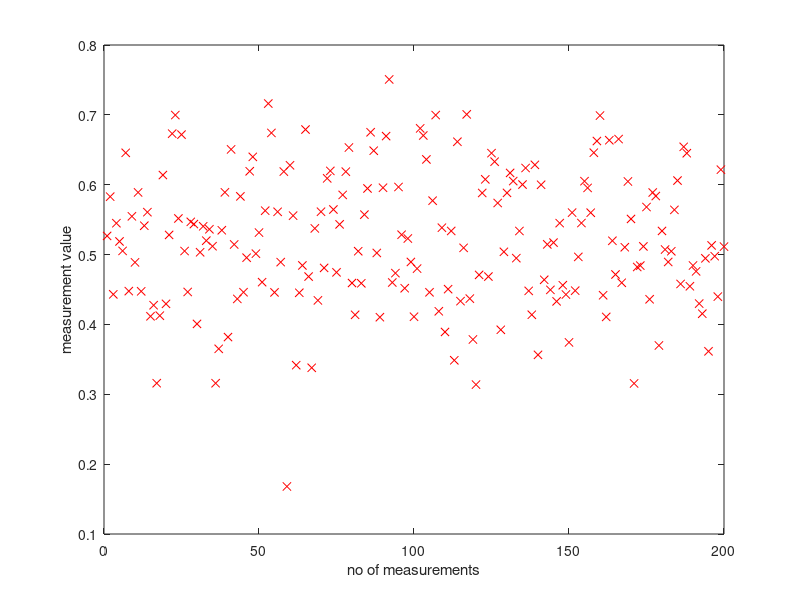

This chart was generated by the following MATLAB code: (Note: this script raises an error after producing the figure.)
clc; clear all;

z = load('./measurements.txt');

plot(z,'xr');
xlabel('no of measurements');
ylabel('measurement value');

true_value = 0.512 * ones(1,length(z));

%std.dev of measurements noise
R = std(z - 0.512);

u = 1;
A = 1;
B = 0;
C = 1;
Q = 1e-4;
% u = zeros(1,length(z));
u = 0;
x0 = 0.5;
p0 = 1;

% [ x_hat ] = discrete_kalman_filter( A, B, C, Q, R, z, u, x0, p0 );
[ x_hat, P_hat ] = discrete_kf( A, B, C, Q, R, z, u, x0, p0 );

i = 1:length(z);
plot(i,z,'xb',i,x_hat,'r',i,true_value,'b')
legend('measurements','predicted values','true value');

figure
plot(P_hat);